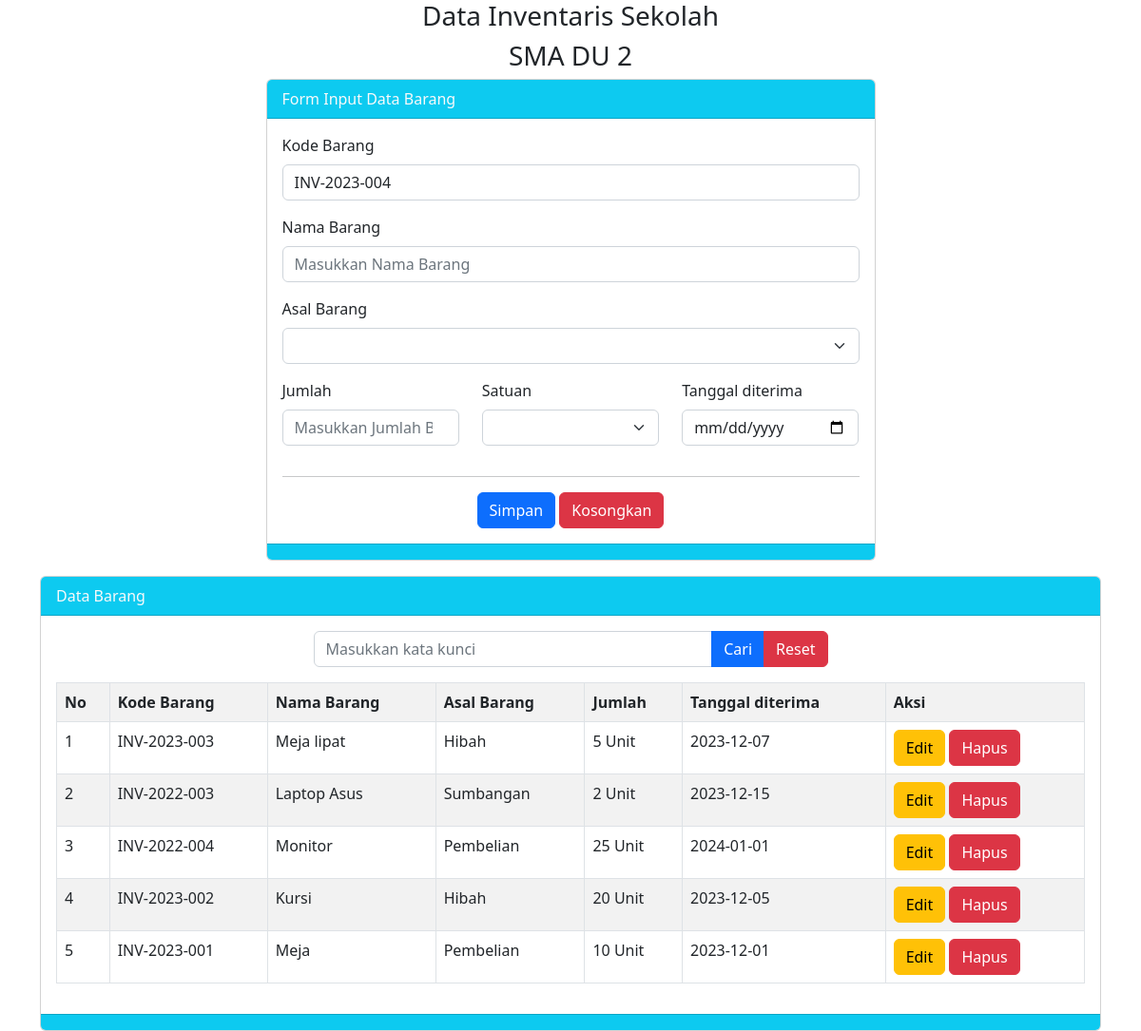
The page / on the database its author committed.
### tables this page shows
CREATE TABLE `tbarang` (
  `id_barang` int(11) NOT NULL,
  `kode` varchar(15) NOT NULL,
  `nama` varchar(100) NOT NULL,
  `asal` varchar(25) NOT NULL,
  `jumlah` int(4) NOT NULL,
  `satuan` varchar(15) NOT NULL,
  `tanggal_diterima` date NOT NULL,
  `tanggal_simpan` timestamp NOT NULL DEFAULT current_timestamp() ON UPDATE current_timestamp()
);

### index.php (the view, shortened to what this page needs)
<?php
include 'koneksi.php';
$q = mysqli_query($koneksi, "SELECT kode FROM tbarang order by kode desc limit 1");
$datax = mysqli_fetch_array($q);
if ($datax) {
    $no_terakhir = substr($datax['kode'], -3);
    $no = $no_terakhir + 1;
    if ($no > 0 and $no < 10) {
        $kode = "00".$no;
    } else if($no > 10 and $no < 100){
        $kode = "0" . $no;
    } else if($no > 100){
        $kode = $no;
    }
} else{
    $kode="001";
}
$tahun = date ('Y');
$vkode = "INV-" . $tahun . '-' . $kode;
$vnama = "";
$vasal = "";
$vjumlah = "";
$vsatuan = "";
$vtanggal_diterima = "";
?>
<!doctype html>
<html lang="en">
<head>
    <link href="https://cdn.jsdelivr.net/npm/bootstrap@5.2.3/dist/css/bootstrap.min.css" rel="stylesheet"
>
</head>
<body>
    <div class="container">
        <h3 class="text-center">Data Inventaris Sekolah</h3>
        <h3 class="text-center">SMA DU 2</h3>
        <div class="row">
            <div class="col-md-7 mx-auto">
                <div class="card">
                    <div class="card-header bg-info text-light">
                        Form Input Data Barang
                    </div>
                    <div class="card-body">
                        <form method="POST">
                            <div class="mb-3">
                                <label class="form-label">Kode Barang</label>
                                <input type="text" name="tkode" value="<?= $vkode ?>" class="form-control"
                                    placeholder="Masukkan Kode Barang">
                            </div>
                            <div class="mb-3">
                                <label class="form-label">Nama Barang</label>
                                <input type="text" name="tnama" value="<?= $vnama ?>" class="form-control"
                                    placeholder="Masukkan Nama Barang">
                            </div>
                            <div class="mb-3">
                                <label class="form-label">Asal Barang</label>
                                <select class="form-select" name="tasal">
                                    <option value="<?= $vasal ?>">
                                    </option>
                                    <option value="Pembelian">Pembelian</option>
                                </select>
                            </div>
                            <div class="row">
                                <div class="col">
                                    <div class="mb-3">
                                        <label class="form-label">Jumlah</label>
                                        <input type="number" name="tjumlah" value="<?= $vjumlah ?>" class="form-control"
                                            placeholder="Masukkan Jumlah Barang">
                                    </div>
                                </div>
                                <div class="col">
                                    <div class="mb-3">
                                        <label class="form-label">Satuan</label>
                                        <select class="form-select" name="tsatuan">
                                            <option value="<?= $vsatuan ?>">
                                            </option>
                                            <option value="Unit">Unit</option>
                                        </select>
                                    </div>
                                </div>
                                <div class="col">
                                    <div class="mb-3">
                                        <label class="form-label">Tanggal diterima</label>
                                        <input type="date" name="ttanggal_diterima" value="<?= $vtanggal_diterima ?>"
                                            class="form-control" placeholder="Masukkan Jumlah Barang">
                                    </div>
                                </div>
                                <div class="text-center">
                                    <hr>
                                    <button class="btn btn-primary" name="bsimpan" type="submit">Simpan</button>
                                    <button class="btn btn-danger" name="bkosongkan" type="reset">Kosongkan</button>
                                </div>
                            </div>
                        </form>
                    </div>
                    <div class="card-footer bg-info">
                    </div>
                </div>
            </div>
        </div>
        <div class="card mt-3">
            <div class="card-header bg-info text-light">
                Data Barang
            </div>
            <div class="card-body">
                <div class="col-md-6 mx-auto">
                    <form method="POST">
                        <div class="input-group mb-3">
                            <input type="text" name="tcari" value="<?= @$_POST['tcari'] ?>" class="form-control" placeholder="Masukkan kata kunci">
                            <button class="btn btn-primary" name="bcari" type="submit">Cari</button>
                            <button class="btn btn-danger" name="breset" type="submit">Reset</button>
                        </div>
                    </form>
                </div>
                <table class="table table-striped table-hover table-bordered">
                    <tr>
                        <th>No</th>
                        <th>Kode Barang</th>
                        <th>Nama Barang</th>
                        <th>Asal Barang</th>
                        <th>Jumlah</th>
                        <th>Tanggal diterima</th>
                        <th>Aksi</th>
                    </tr>
                    <?php
                    $no = 1;
                    if (isset($_POST['bcari'])) {
                        $keyword = $_POST['tcari'];
                        $q = "SELECT * FROM  tbarang WHERE kode like '%$keyword%' or nama like '%$keyword%' order by
                        id_barang desc ";
                    } else {
                        $q =  "SELECT * FROM tbarang order by id_barang desc";
                    }
                    $tampil = mysqli_query($koneksi, $q);
                    while ($data = mysqli_fetch_array($tampil)) {
                        ?>
                        <tr>
                            <td>
                                <?= $no++ ?>
                            </td>
                            <td>
                                <?= $data['kode'] ?>
                            </td>
                            <td>
                                <?= $data['nama'] ?>
                            </td>
                            <td>
                                <?= $data['asal'] ?>
                            </td>
                            <td>
                                <?= $data['jumlah'] ?>
                                <?= $data['satuan'] ?>
                            </td>
                            <td>
                                <?= $data['tanggal_diterima'] ?>
                            </td>
                            <td>
                                <a href="index.php?hal=edit&id=<?= $data['id_barang'] ?>" class="btn btn-warning">Edit</a>
                                <a href="index.php?hal=hapus&id=<?= $data['id_barang'] ?>" class="btn btn-danger"
                                    onclick="return confirm('Apakah anda Yakin Akan Menghapus Data Ini?')">Hapus</a>
                            </td>
                        </tr>
                        <?php
                    }
                    ?>
                </table>
            </div>
            <div class="card-footer bg-info">
            </div>
        </div>
    </div>
</body>
</html>

### rows shown on the page
tbarang: tkode "INV-2023-004", kode "INV-2023-003", nama "Meja lipat", asal "Hibah", jumlah "5", satuan "Unit", tanggal_diterima "2023-12-07"
tbarang: kode "INV-2022-003", nama "Laptop Asus", asal "Sumbangan", jumlah "2", satuan "Unit", tanggal_diterima "2023-12-15"
tbarang: kode "INV-2022-004", nama "Monitor", asal "Pembelian", jumlah "25", satuan "Unit", tanggal_diterima "2024-01-01"
tbarang: kode "INV-2023-002", nama "Kursi", asal "Hibah", jumlah "20", satuan "Unit", tanggal_diterima "2023-12-05"
tbarang: kode "INV-2023-001", nama "Meja", asal "Pembelian", jumlah "10", satuan "Unit", tanggal_diterima "2023-12-01"
